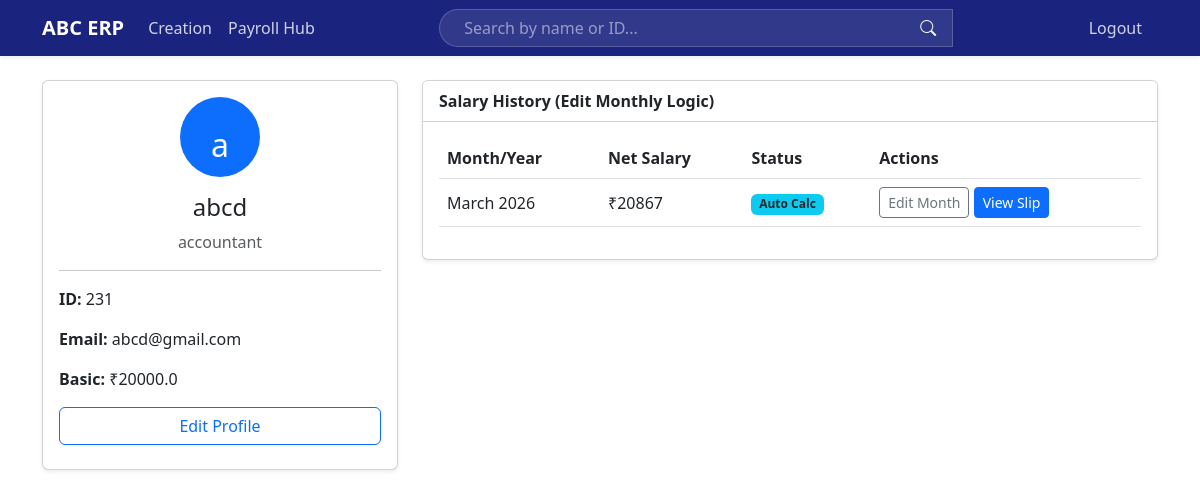
The app's page /employee/4/ (signed in) with its own data.
### employees/models.py (models this page shows, shortened)
class Employee(models.Model):
    name = models.CharField(max_length=100)
    designation = models.CharField(max_length=100)
    emp_id = models.CharField(max_length=20, unique=True)
    email = models.EmailField()
    phone = models.CharField(max_length=15)
    address = models.TextField()
    basic_salary = models.FloatField()
    da_percent = models.FloatField(default=50)
    hra_percent = models.FloatField(default=40)
    other_percent = models.FloatField(default=10)
    pf_percent = models.FloatField(default=12)
    esi_percent = models.FloatField(default=0.75)

class MonthlySalary(models.Model):
    employee = models.ForeignKey(Employee, on_delete=models.CASCADE, related_name='salaries')
    month = models.CharField(max_length=20, choices=MONTH_CHOICES)
    year = models.IntegerField(default=2026)
    leaves_taken = models.IntegerField(default=0)
    da = models.FloatField(default=0.0, blank=True, null=True)
    hra = models.FloatField(default=0.0, blank=True, null=True)
    pf = models.FloatField(default=0.0, blank=True, null=True)
    esi = models.FloatField(default=0.0, blank=True, null=True)
    manual_mode = models.BooleanField(default=False, help_text="Check to enter total values manually")
    custom_earnings = models.FloatField(default=0.0, blank=True, null=True)
    custom_deductions = models.FloatField(default=0.0, blank=True, null=True)
    calculated_gross = models.FloatField(null=True, blank=True)
    calculated_deduction = models.FloatField(null=True, blank=True)
    net_salary = models.FloatField(null=True, blank=True)

### employees/views.py (the view)
# urls.py: path('employee/<int:pk>/', views.employee_detail, name='employee_detail'),
@login_required
def employee_detail(request, pk):
    employee = get_object_or_404(Employee, pk=pk)
    salary_history = employee.salaries.all().order_by('-year', '-month')
    return render(request, 'employees/employee_detail.html', {
        'employee': employee,
        'salary_history': salary_history
    })

### employees/context_processors.py (called while the page is built)
def employee_context(request):
    return {
        'all_employees': Employee.objects.all()
    }

### employees/templates/employees/employee_detail.html
{% extends 'employees/base.html' %}
{% block content %}
<div class="row">
    <div class="col-md-4">
        <div class="card shadow-sm mb-4">
            <div class="card-body text-center">
                <div class="bg-primary text-white rounded-circle d-inline-block p-4 mb-3" style="width: 80px; height: 80px; font-size: 2rem;">
                    {{ employee.name|slice:":1" }}
                </div>
                <h4>{{ employee.name }}</h4>
                <p class="text-muted">{{ employee.designation }}</p>
                <hr>
                <div class="text-start">
                    <p><strong>ID:</strong> {{ employee.emp_id }}</p>
                    <p><strong>Email:</strong> {{ employee.email }}</p>
                    <p><strong>Basic:</strong> ₹{{ employee.basic_salary }}</p>
                </div>
                <a href="{% url 'employee_edit' employee.pk %}" class="btn btn-outline-primary w-100 mb-2">Edit Profile</a>
            </div>
        </div>
    </div>
    <div class="col-md-8">
        <div class="card shadow-sm">
            <div class="card-header bg-white fw-bold">Salary History (Edit Monthly Logic)</div>
            <div class="card-body">
                <table class="table align-middle">
                    <thead>
                        <tr>
                            <th>Month/Year</th>
                            <th>Net Salary</th>
                            <th>Status</th>
                            <th>Actions</th>
                        </tr>
                    </thead>
                    <tbody>
                        {% for record in salary_history %}
                        <tr>
                            <td>{{ record.month }} {{ record.year }}</td>
                            <td>₹{{ record.net_salary|floatformat:0 }}</td>
                            <td>
                                {% if record.manual_mode %}
                                <span class="badge bg-warning text-dark">Manual Entry</span>
                                {% else %}
                                <span class="badge bg-info text-dark">Auto Calc</span>
                                {% endif %}
                            </td>
                            <td>
                                <a href="{% url 'edit_monthly_salary' record.pk %}" class="btn btn-sm btn-outline-secondary">Edit Month</a>
                                <a href="{% url 'monthly_payslip' record.pk %}" class="btn btn-sm btn-primary">View Slip</a>
                            </td>
                        </tr>
                        {% empty %}
                        <tr>
                            <td colspan="4" class="text-center text-muted">No salary records found.</td>
                        </tr>
                        {% endfor %}
                    </tbody>
                </table>
            </div>
        </div>
    </div>
</div>
{% endblock %}

### records on screen
Employee: name "a", name "abcd", designation "accountant", emp_id "231", email "abcd@gmail.com", basic_salary "20000.0"
MonthlySalary: month "March", year "2026", net_salary "20867", manual_mode "Auto Calc"
